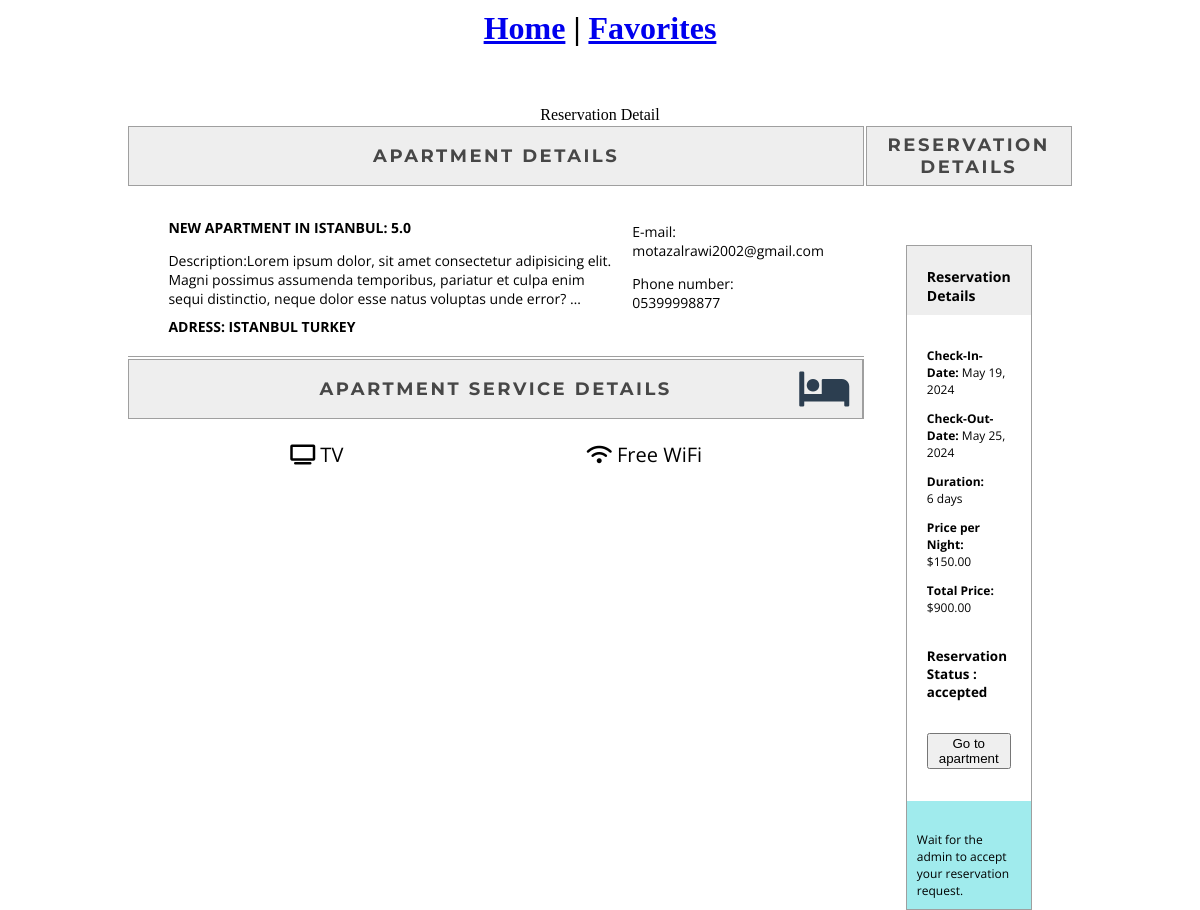
/res/res-details/12 (signed in), run on the app's committed database.
### reservations/models.py (models this page shows, shortened)
class Reservation(models.Model):
    user = models.ForeignKey(settings.AUTH_USER_MODEL, null=True, blank=True, on_delete=models.CASCADE)
    apartment = models.ForeignKey(Apartment, on_delete=models.CASCADE)
    check_in_date = models.DateField()
    check_out_date = models.DateField()
    total_price = models.DecimalField(max_digits=10, decimal_places=2)
    reservation_status = models.ForeignKey(ReservationStatus, on_delete=models.CASCADE,default=1)

class ReservationStatus(models.Model):
    status_name = models.CharField(max_length=100, unique=True)
    def __str__(self):
        return self.status_name

### apartments/models.py (models this page shows)
class Apartment(models.Model):
    category = models.ForeignKey(Category, on_delete=models.CASCADE)
    country=models.ForeignKey(Country,on_delete=models.SET_NULL,null=True,blank=True)
    city = models.ForeignKey(City, on_delete=models.CASCADE,null=True)
    actual_address=models.CharField(max_length=255,null=True,blank=True)
    maps_link=models.CharField(max_length=255,blank=True)
    apt_name = models.CharField(max_length=255)
    description = models.TextField()
    cover_image=models.ImageField(upload_to='covers/',null=True)
    is_active = models.BooleanField(default=True)
    is_booked = models.BooleanField(default=False)
    rooms = models.IntegerField(null=True)
    beds = models.IntegerField(null=True)
    bath_rooms = models.IntegerField(null=True)
    wifi = models.BooleanField(default=False)
    tv = models.BooleanField(default=False)
    price_per_night = models.DecimalField(max_digits=10, decimal_places=2)
    user = models.ForeignKey(settings.AUTH_USER_MODEL, null=True, blank=True, on_delete=models.CASCADE)
    views = models.BigIntegerField(default=0)
    created_at = models.DateTimeField(auto_now_add=True,null=True)
    updated_at = models.DateTimeField(auto_now=True,null=True)
    def average_rating(self) -> float:
        return Comment.objects.filter(apartment=self).aggregate(Avg("star_rating"))["star_rating__avg"] or 0
    def __str__(self):
        return f"{self.apt_name}: {self.average_rating()}"

### accounts/models.py (models this page shows)
class CustomUser(AbstractUser):
    username = None
    email = models.EmailField(unique=True)
    phone_number = models.CharField(max_length=11 , unique=True)
    objects = CustomUserManager()
    USERNAME_FIELD = "email"
    REQUIRED_FIELDS = []  # Remove 'email' from REQUIRED_FIELDS

### reservations/views.py (the view)
# urls.py: path("res-details/<int:pk>", ReservationDetailView.as_view(), name='detail-reserv'),
class ReservationDetailView(LoginRequiredMixin, DetailView):
    model = Reservation
    template_name = "res_detail.html"
    context_object_name = "reservation"
    def get_queryset(self):
        reservations = Reservation.objects.filter(user=self.request.user)
        return reservations
    def get(self, request, *args, **kwargs):
        queryset = self.get_queryset()
        if queryset.exists():
            return super().get(request, *args, **kwargs)
        else:
            return HttpResponseRedirect(reverse('error-url'))

### reservations/templates/res_detail.html (shortened to what this page needs)
{% load static %}
<link rel="stylesheet" href="{% static 'css/resdetailpage.css' %}" />
<link href="https://cdnjs.cloudflare.com/ajax/libs/font-awesome/6.0.0-beta3/css/all.min.css" rel="stylesheet"/>
<div style="text-align:center;margin-top:10px">
    <h1 ><a href="/">Home</a> | <a href="/favorites/">Favorites</a></h1>
</div>
{% if reservation %}
      <div class="container">
        <div class="row">
            <table class="table table-bordered details-table">
                <caption>Reservation Detail</caption>
                <tr>
                    <th>
                        Apartment Details
                    </th>
                    <th>
                        Reservation Details
                    </th>
                </tr>
                <tr>
                    <td class="agency-details-td">
                        <div class="row" style='display: flex;justify-content: space-around;'>
                            <div class="col-6">
                                <h1>{{ reservation.apartment }}</h1>
                                <p>Description:{{ reservation.apartment.description|truncatewords:25 }}</p>
                                <h1>Adress: {{ reservation.apartment.actual_address }}</h1>
                            </div>
                            <div class="col-6" style="justify-content: space-around;margin-left:15px">
                                <p>E-mail: {{ reservation.apartment.user.email }}</p>
                                <p>Phone number: {{ reservation.apartment.user.phone_number }}</p>
                            </div>
                        </div>
                    </td>
                    <td rowspan="3" class="passenger-details-td">
                        <div class="row">
                            <div class="col-12">
                                <div class="passenger-detail">
                                    <div class="passenger-detail-wrapper">
                                        <div class="room-detail">
                                            <div class="room-title">
                                                <h2>Reservation Details</h2>
                                            </div>
                                            <div class="passenger-data d-flex " >
                                                <div class="passenger-details">
                                                    <p><strong>Check-In-Date:</strong> {{reservation.check_in_date}}</p>
                                                    <p><strong>Check-Out-Date:</strong> {{reservation.check_out_date}}</p>
                                                    <p><strong>Duration:</strong> {{reservation.check_in_date|timesince:reservation.check_out_date}}</p>
                                                    <p><strong>Price per Night:</strong> ${{reservation.apartment.price_per_night}}</p>
                                                    <p><strong>Total Price:</strong> ${{reservation.total_price}}</p>
                                                </div>
                                                <div class="reservation-status">
                                                    <h6>Reservation Status : <strong>{{ reservation.reservation_status }}</strong></h6>
                                                    <a  href="{% url 'detail' reservation.apartment.id %}"><button type="button" >Go to apartment</button></a>
                                                </div>
                                            </div>
                                        </div>
                                        <div class="passenger-text">
                                            <p>Wait for the admin to accept your reservation request.</p>
                                        </div>
                                    </div>
                                </div>
                            </div>
                        </div>
                    </td>
                </tr>
                <tr>
                    <th class="hotel-serivce-th">
                        Apartment Service Details
                        <i class="fa fa-bed" aria-hidden="true"></i>
                    </th>
                </tr>
                <tr>
                    <td class="hotel-service-td">
                            <div class="row mt-4" style='display: flex;justify-content: space-around;'>
                                {% if reservation.apartment.tv %}
                                <div class="col-md-6">
                                    <div class="service">
                                        <i class="service-icon fas fa-tv"></i>
                                        <span>TV</span>
                                    </div>
                                </div>
                                {% endif %}
                                {% if reservation.apartment.wifi %}
                                <div class="col-md-6">
                                    <div class="service">
                                        <i class="service-icon fas fa-wifi"></i>
                                        <span>Free WiFi</span>
                                    </div>
                                </div>
                                {% endif %}
                            </div>
                    </td>
                </tr>
            </table>
        </div>
    </div>
{% else %}
                    <script>
                        window.location.href = "some-thing-wrong";
                    </script>
{% endif %}

### BookingSystem/static/css/resdetailpage.css (style rules this page uses)
.container { margin-top: 5%; margin-left: 10%; margin-right: 10%; }
.details-table { margin-bottom: 0px; }
.details-table tr th { background-color: #eee; font-family: 'Montserrat', sans-serif; font-size: 18px; color: #474747; letter-spacing: 2.5px; text-transform: uppercase; text-align: center; vertical-align: middle; height: 60px; max-height: 60px; border: 1px solid #9f9f9f; }
.details-table tr th:first-child { width: 400px; }
.details-table tr td { font-family: 'Open Sans', sans-serif; font-size: 20px; height: 60px; position: relative; vertical-align: middle; padding: 20px 40px; }
.details-table tr td h1 { font-size: 14px; text-transform: uppercase; margin-bottom: 0px; }
.details-table tr td h2 { font-size: 14px; font-weight: bold; margin-bottom: 0px; }
.details-table tr td p { font-size: 14px; margin-bottom: 0px; }
.details-table .agency-details-td { width: 774px; border-bottom: 1px solid #9f9f9f; }
.details-table .passenger-details-td { padding: 40px 20px 0 40px; }
.details-table .passenger-details-td .row { max-height: 400px; height: 400px; }
.details-table .passenger-details-td .passenger-detail { margin-right: 20px; }
.details-table .passenger-details-td .passenger-detail .passenger-detail-wrapper { border: 1px solid #9f9f9f; }
.details-table .passenger-details-td .passenger-detail .room-detail .room-title { padding: 10px 20px; background-color: #eee; }
.details-table .passenger-details-td .passenger-detail .room-detail p { font-size: 12px; }
.details-table .passenger-details-td .passenger-detail .passenger-data { padding: 20px; }
.details-table .passenger-details-td .passenger-detail .passenger-text { background-color: #a0ebed; padding: 10px; }
.details-table .passenger-details-td .passenger-detail .passenger-text p { font-size: 12px; }
.details-table .hotel-serivce-th { border-right: 2px solid #9f9f9f; max-height: 60px; position: relative; }
.details-table .hotel-serivce-th i { position: absolute; top: 50%; transform: translateY(-50%); right: 10px; font-size: 40px; color: #2c3e50; }
.details-table .hotel-service-td .row { max-height: 200px; height: 200px; overflow-y: overlay; }

### data on the page
Reservation: apartment "NEW APARTMENT IN ISTANBUL: 5.0", apartment.description "Lorem ipsum dolor, sit amet consectetur adipisicing elit. Magni possimus assumenda temporibus, pariatur et culpa enim sequi distinctio, neque dolor esse natus voluptas unde error? …", apartment.actual_address "ISTANBUL TURKEY", apartment.user.email "motazalrawi2002@gmail.com", apartment.user.phone_number "05399998877", check_in_date "May 19, 2024", check_out_date "May 25, 2024", check_in_date "6 days", apartment.price_per_night "150.00", total_price "900.00", reservation_status "accepted"
